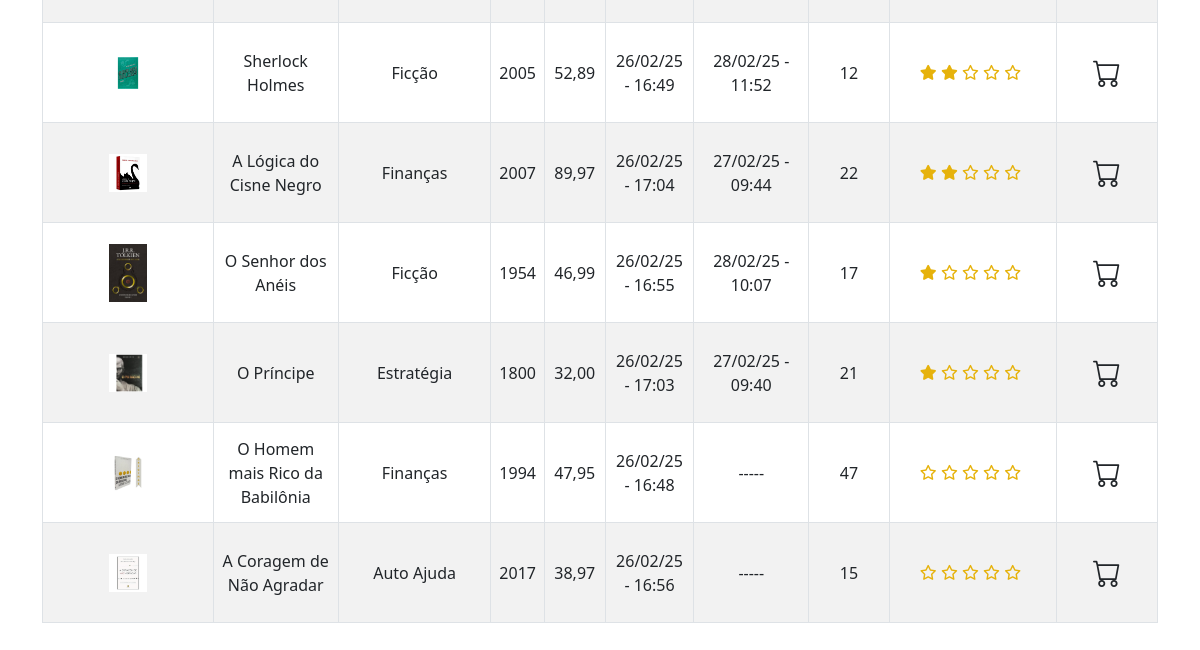
The page / (signed in, lower part) on the database as committed earlier.
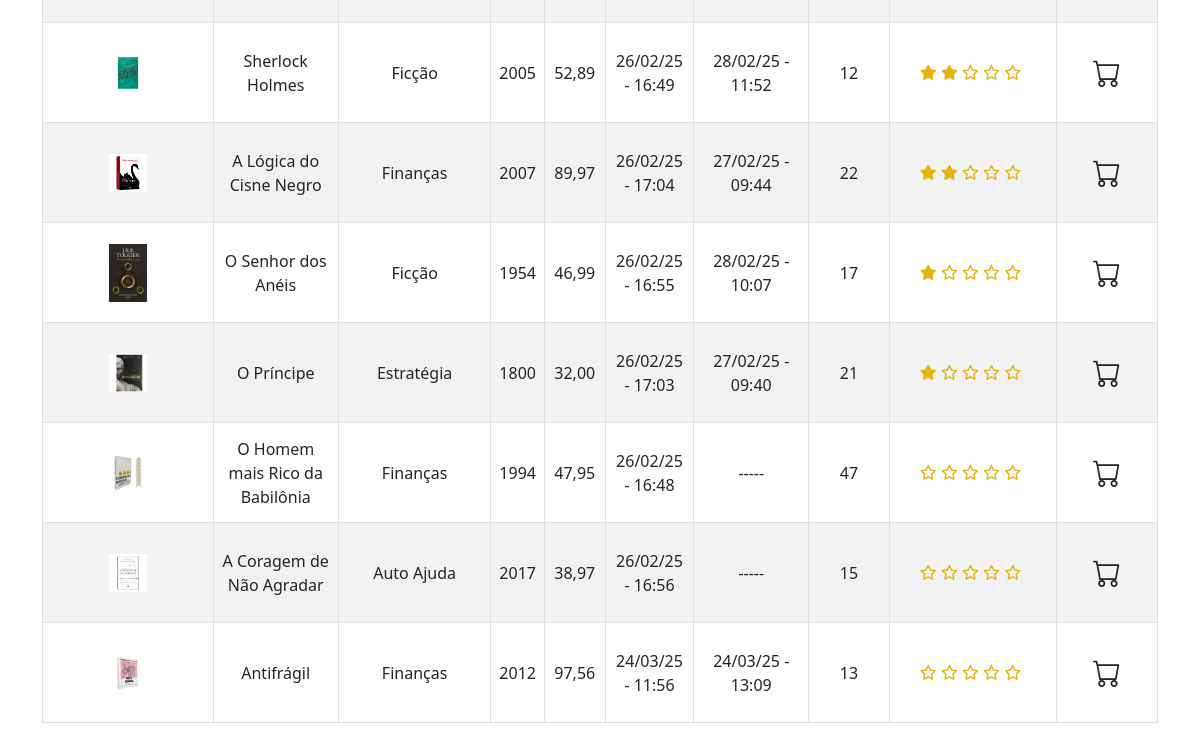
The same page on the database as committed later.
### livraria/models.py (models this page shows)
class Book(models.Model):
    created_at = models.DateTimeField(auto_now_add=True)
    last_update = models.DateTimeField(auto_now=True)
    title = models.CharField(max_length=50)
    description = models.CharField(max_length=500)
    year = models.IntegerField()
    genre = models.CharField(max_length=30)
    value = models.FloatField()
    stock = models.IntegerField(default=0)
    image = models.ImageField(upload_to="images")
    media_rating = models.DecimalField(default=0, max_digits=3, decimal_places=1, )
    tags = TaggableManager() # tags é o campo onde você pode adicionar múltiplas tags (como "Ficção", "Tecnologia", etc.)
    def __str__(self):
        return(f'{self.title} - {self.value}')

### livraria/views.py (the view)
# urls.py: path('', home, name='home'),
def home(request):
    books = Book.objects.all().order_by('-media_rating') # Ordena em ordem alfabetica pelo titulo
    if request.method == "POST":
        username = request.POST['usuario'] # Pega o usuario atraves do atributo name do input do html
        password = request.POST['senha'] # Pega o usuario atraves do atributo name do input do html
        user = authenticate(
            request,
            username = username,
            password = password
        )
        if user is not None:
            login(request,user)
            messages.success(request, f'Olá {user.username}, Seja Bem Vindo! ')
            return redirect('home')
        else:
            messages.error(request,"Erro na autenticação. Tente novamente!")
            return redirect('home')
    else:
        return render(request, 'home.html',{'books':books})

### livraria/templates/home.html (shortened to what this page needs)
{% extends 'base.html' %}
{% load static %}
{% block content %}
    {% if user.is_authenticated %}
        <table class="table table-striped table-bordered table-hover" >
            <tbody>
                {% if books %}
                    {% for book in books %}
                        <tr style="height:100px;vertical-align: middle;" >
                            <td class="text-center"  ><a class="text-decoration-none text-dark" href="{% url 'book' book.id %}" ><img src="{{ book.image.url }} " class="w-25"  alt="{{ book.title }}"></a></td>
                            <td class="text-center"  ><a class="text-decoration-none text-dark" href="{% url 'book' book.id %}" >{{ book.title }}</a></td>
                            <td class="text-center"  ><a class="text-decoration-none text-dark" href="{% url 'book' book.id %}" >{{ book.genre }}</a></td>
                            <td class="text-center"  ><a class="text-decoration-none text-dark" href="{% url 'book' book.id %}" >{{ book.year }}</a></td>
                            <td class="text-center"  ><a class="text-decoration-none text-dark" href="{% url 'book' book.id %}" >{{ book.value|floatformat:2 }}</a></a></td>
                            <td class="text-center"  ><a class="text-decoration-none text-dark" href="{% url 'book' book.id %}" >{{ book.created_at|date:"d/m/y - H:i" }}</a></td>
                            {% if book.created_at|date:"d/m/y - H:i" == book.last_update|date:"d/m/y - H:i" %}
                                <td class="text-center" ><a class=" text-decoration-none text-dark " href="{% url 'book' book.id %}" >-----</a></td>
                            {% else %}
                                <td class="text-center"  ><a class="text-decoration-none text-dark" href="{% url 'book' book.id %}" >{{ book.last_update|date:"d/m/y - H:i" }}</a></td>
                            {% endif %}
                            <td class="text-center"  ><a value="{{book}}" class="text-decoration-none text-dark" href="{% url 'book' book.id %}" >{{ book.stock }}</a></td>
                            <td href="{% url 'book' book.id %}">
                                <div class="d-flex align-items-center justify-content-center" style="height:20px;">
                                <div class="wrap">
                                    <div class="stars">
                                        <label class="rate">
                                            <i class="far fa-star star one-star {% if 1 <= book.media_rating  %} fas rate-active {% endif %}"></i>
                                        </label>
                                        <label class="rate">
                                            <i class="far fa-star star two-star {% if 2 <= book.media_rating  %} fas rate-active {% endif %}"></i>
                                        </label>
                                        <label class="rate">
                                            <i class="far fa-star star three-star {% if 3 <= book.media_rating  %} fas rate-active {% endif %}"></i>
                                        </label>
                                        <label class="rate">
                                            <i class="far fa-star star four-star {% if 4 <= book.media_rating  %} fas rate-active {% endif %}"></i>
                                        </label>
                                        <label class="rate">
                                            <i class="far fa-star star five-star {% if 4.3 <= book.media_rating  %} fas rate-active {% endif %}"></i>
                                        </label>
                                    </div>
                                </div>
                            </td>
                            <td class="text-center"  >
                                <a href="#myModal" onclick="renderCart(this, {{ book.id }})" class=" btnIconCarts text-decoration-none text-dark"
                                data-book-title="{{ book.title }}"
                                data-book-image="{{ book.image.url }}"
                                data-book-value="{{ book.value }}"
                                data-book-id="{{ book.id }}">
                                    <i class="bi bi-cart fs-3 cursor-pointer" data-bs-toggle="modal" data-bs-target="#myModal" style="cursor:pointer;"></i>
                                </a>
                            </td>
                        </tr>
                    {% endfor %}
                {% endif %}
            </tbody>
        </table>
        <br>
    {% endif %}
{% endblock %}

### templates/base.html (shortened to what this page needs)
{% load static %}
<!doctype html>
<html lang="en">
  <head>
    <link href="https://cdn.jsdelivr.net/npm/bootstrap@5.0.2/dist/css/bootstrap.min.css" rel="stylesheet">
    <link href="https://cdn.jsdelivr.net/npm/bootstrap-icons/font/bootstrap-icons.css" rel="stylesheet">
    <link href="https://cdnjs.cloudflare.com/ajax/libs/font-awesome/5.15.4/css/all.min.css" rel="stylesheet">
    <link href="https://cdnjs.cloudflare.com/ajax/libs/font-awesome/6.0.0-beta3/css/all.min.css" rel="stylesheet">
    <link href="https://cdn.jsdelivr.net/npm/select2@4.1.0-rc.0/dist/css/select2.min.css" rel="stylesheet" />
  </head>
  <body>
    <div class="container" >
      <br>
      {% block content %}
      {% endblock %}
    </div>
  </body>
</html>

### templates/navbar.html (shortened to what this page needs)
{% load static %}

### livraria/templates/modal_cart_add.html (shortened to what this page needs)
{% load static %}

Rows that differ between the two databases and show on the page:
added Book: image (picture), title "Antifrágil", genre "Finanças", year "2012", value "97,56", created_at "24/03/25 - 11:56", last_update "24/03/25 - 13:09", stock "13", media_rating 0 (drawn)
